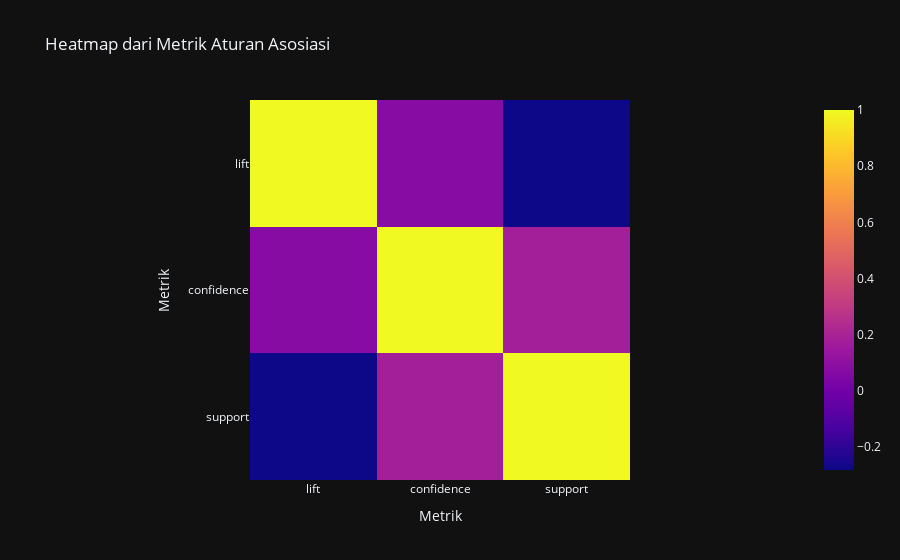

The notebook cell saved with this chart:
### Markdown cell above
Heatmap untuk melihat korelasi antar metrik

### Code cell
# Heatmap untuk melihat korelasi antar metrik
fig_heatmap = px.imshow(
    sampled_data[['lift', 'confidence', 'support']].corr(),
    title='Heatmap dari Metrik Aturan Asosiasi',
    labels={'x': 'Metrik', 'y': 'Metrik'},
    template='plotly_dark'
)

# Menampilkan grafik
fig_heatmap.show()

### Figure 1 — Plotly figure (JSON) as saved in the notebook; plotly's stock layout.template omitted (floating-point values rounded to 4 significant figures)
{"data": [{"coloraxis": "coloraxis", "hovertemplate": "Metrik: %{x}<br>Metrik: %{y}<br>color: %{z}<extra></extra>", "name": "0", "type": "heatmap", "x": ["lift", "confidence", "support"], "xaxis": "x", "y": ["lift", "confidence", "support"], "yaxis": "y", "z": [[1, 0.07357, -0.2814], [0.07357, 1, 0.1764], [-0.2814, 0.1764, 1]]}], "layout": {"coloraxis": {"colorscale": [[0, "#0d0887"], [0.1111, "#46039f"], [0.2222, "#7201a8"], [0.3333, "#9c179e"], [0.4444, "#bd3786"], [0.5556, "#d8576b"], [0.6667, "#ed7953"], [0.7778, "#fb9f3a"], [0.8889, "#fdca26"], [1, "#f0f921"]]}, "title": {"text": "Heatmap dari Metrik Aturan Asosiasi"}, "xaxis": {"anchor": "y", "constrain": "domain", "domain": [0, 1], "scaleanchor": "y", "title": {"text": "Metrik"}}, "yaxis": {"anchor": "x", "autorange": "reversed", "constrain": "domain", "domain": [0, 1], "title": {"text": "Metrik"}}}}
